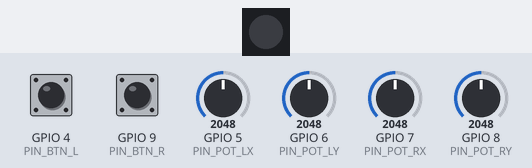
Bench run of a program on a simulated ESP32-S3. Shown: 1 RGB LEDs in strip order, left to right. Inputs (shaded band) come from the test bench; at power-on: GPIO 4 (PIN_BTN_L) HIGH, GPIO 5 (PIN_POT_LX) = 2048, GPIO 6 (PIN_POT_LY) = 2048, GPIO 7 (PIN_POT_RX) = 2048, GPIO 8 (PIN_POT_RY) = 2048, GPIO 9 (PIN_BTN_R) HIGH. Dim RGB values are drawn brighter than linear; what the program prints to the serial monitor is not drawn.

Above: at 0.1 s.
At 0.6 s:
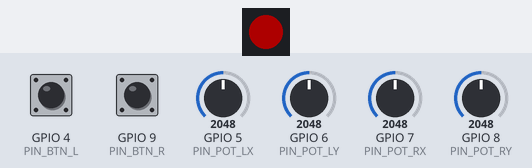
At 4.5 s:
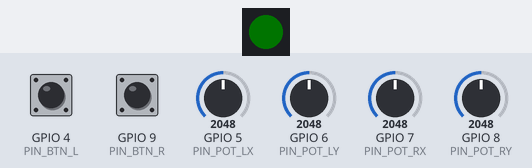
Timing chart, 0 to 6.0 s (numbered marks = the images above):
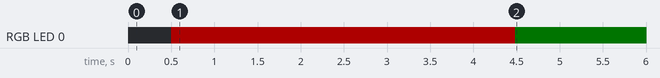

The program:

main.cpp
```cpp
#include <Arduino.h>
#include <Adafruit_NeoPixel.h>
#include <esp_now.h>
#include <WiFi.h>
#include "Joystick.h"
#include "DefaultEspAntenna.h"

// --- AYARLAR ---
#define PIN_BTN_L  4  // Sol Buton Pin 4
#define PIN_BTN_R  9  // Sağ Buton Pin 9

#define PIN_POT_LX 5 // Sol Joystick X Pin
#define PIN_POT_LY 6 // Sol Joystick Y Pin

#define PIN_POT_RX 7 // Sağ Joystick X Pin
#define PIN_POT_RY 8 // Sağ Joystick Y Pin

#define LED_PIN   48
#define LED_COUNT 1

Joystick joy1(PIN_POT_LX, PIN_POT_LY, PIN_POT_RX, PIN_POT_RY, PIN_BTN_L, PIN_BTN_R);

uint8_t broadcastAddress[] = {0xFF, 0xFF, 0xFF, 0xFF, 0xFF, 0xFF};
DefaultEspAntenna radio(broadcastAddress, true);
Adafruit_NeoPixel rgb(LED_COUNT, LED_PIN, NEO_GRB + NEO_KHZ800);

typedef struct DronePacket {
    int lx; int ly;
    int rx; int ry;
    int sw;
} DronePacket;

DronePacket myData;

void setup() {
    Serial.begin(115200);
    joy1.begin();
    rgb.begin(); rgb.setBrightness(50); rgb.show();

    Serial.println("Radyo Baslatiliyor...");
    if (radio.begin()) Serial.println("✅ OK");
    else { Serial.println("❌ FAIL"); while(1); }
    delay(500);

    Serial.println("Kalibrasyon (3 Sn)... DOKUNMA!");
    rgb.setPixelColor(0, 255, 0, 0); rgb.show();
    joy1.calibrate();

    rgb.setPixelColor(0, 0, 255, 0); rgb.show();
    Serial.println("--- KUMANDA HAZIR ---");
}

void loop() {
    myData.lx = joy1.getLX();
    myData.ly = joy1.getLY();
    myData.rx = joy1.getRX();
    myData.ry = joy1.getRY();
    myData.sw = joy1.getToggleState() ? 1 : 0;

    esp_now_send(broadcastAddress, (uint8_t *) &myData, sizeof(myData));

    if(myData.sw) rgb.setPixelColor(0, 50, 0, 0);
    else rgb.setPixelColor(0, 0, 10, 0);
    rgb.show();

    static unsigned long t = 0;
    if (millis() - t > 200) {
        t = millis();
        joy1.printDebug();
    }
    delay(4);
}
```

Antenna.h
```cpp
#ifndef ANTENNA_H
#define ANTENNA_H

#include <Arduino.h>
#include <SPI.h>
#include <RF24.h>

class Antenna {
private:
    RF24* radio;
    int cePin;
    int csnPin;

public:
    Antenna(int ce, int csn);
    bool begin();
    bool send(byte data);
    void showDetails();
    void testConnection();
};

#endif
```

DefaultEspAntenna.h
```cpp
#ifndef DEFAULT_ESP_ANTENNA_H
#define DEFAULT_ESP_ANTENNA_H

#include <Arduino.h>
#include <WiFi.h>
#include <esp_now.h>

class DefaultEspAntenna {
public:
    DefaultEspAntenna(const uint8_t peerMac[6], bool isSender);

    bool begin();

    bool sendByte(uint8_t data);
    bool isAvailable() const;
    uint8_t readByte();

    bool send(const void* data, size_t len);

private:
    bool sender;
    uint8_t peer[6];

    static volatile bool hasData;
    static volatile uint8_t lastByte;
    static DefaultEspAntenna* instance;

    static void onReceive(const uint8_t* mac, const uint8_t* data, int len);
};

#endif
```

Joystick.h
```cpp
#ifndef JOYSTICK_H
#define JOYSTICK_H

#include <Arduino.h>

class Joystick {
private:
    int pinLX, pinLY;
    int pinRX, pinRY;
    int pinSwL, pinSwR;

    bool isArmed;
    int lastButtonState;
    unsigned long lastDebounceTime;

    // Deadzone
    int lxMinDead, lxMaxDead;
    int lyMinDead, lyMaxDead;
    int rxMinDead, rxMaxDead;
    int ryMinDead, ryMaxDead;

    // MedianFilter history
    int historyLX[3]; int historyLY[3];
    int historyRX[3]; int historyRY[3];

    int readRaw(int pin);
    int getFilteredRaw(int pin, int* history);

public:
    Joystick(int lx, int ly, int rx, int ry, int swL, int swR);

    void begin();
    void calibrate();

    int getLX(); int getLY();
    int getRX(); int getRY();

    bool getToggleState();
    void printDebug();
};

#endif
```

Antenna.cpp
```cpp
#include "Antenna.h"

const uint8_t address[5] = { 0x12, 0x34, 0x56, 0x78, 0x90 };

Antenna::Antenna(int ce, int csn) {
    this->cePin = ce;
    this->csnPin = csn;
    this->radio = new RF24(cePin, csnPin);
}

bool Antenna::begin() {
    if (!radio->begin()) return false;

    radio->setPALevel(RF24_PA_MIN);
    radio->setDataRate(RF24_250KBPS);
    radio->setChannel(108);
    radio->setAutoAck(false);
    radio->disableDynamicPayloads();
    radio->setPayloadSize(1);

    radio->openWritingPipe(address);

    radio->stopListening();
    return true;
}
bool Antenna::send(byte data) { return radio->write(&data, sizeof(data)); }
void Antenna::showDetails() { radio->printDetails(); }
void Antenna::testConnection() {}
```

DefaultEspAntenna.cpp
```cpp
#include "DefaultEspAntenna.h"

volatile bool DefaultEspAntenna::hasData = false;
volatile uint8_t DefaultEspAntenna::lastByte = 0;
DefaultEspAntenna* DefaultEspAntenna::instance = nullptr;

DefaultEspAntenna::DefaultEspAntenna(const uint8_t peerMac[6], bool isSender)
    : sender(isSender) {
    memcpy(peer, peerMac, 6);
}

bool DefaultEspAntenna::begin() {
    WiFi.mode(WIFI_STA);
    if (esp_now_init() != ESP_OK) {
        Serial.println("ESP-NOW init FAILED");
        return false;
    }

    instance = this;

    if (sender) {
        esp_now_peer_info_t peerInfo = {};
        memcpy(peerInfo.peer_addr, peer, 6);
        peerInfo.channel = 0;
        peerInfo.encrypt = false;

        if (esp_now_add_peer(&peerInfo) != ESP_OK) {
            Serial.println("Peer eklenemedi");
            return false;
        }
    } else {
        esp_now_register_recv_cb(DefaultEspAntenna::onReceive);
    }

    Serial.print("ESP-NOW Basarili. MAC: ");
    Serial.println(WiFi.macAddress());
    return true;
}


bool DefaultEspAntenna::sendByte(uint8_t data) {
    return send(&data, sizeof(data));
}


bool DefaultEspAntenna::send(const void* data, size_t len) {
    if (!sender) return false;
    esp_err_t res = esp_now_send(peer, (uint8_t*)data, len);
    return res == ESP_OK;
}

bool DefaultEspAntenna::isAvailable() const {
    return hasData;
}

uint8_t DefaultEspAntenna::readByte() {
    hasData = false;
    return lastByte;
}

void DefaultEspAntenna::onReceive(const uint8_t* /*mac*/, const uint8_t* data, int len) {
    if (len <= 0) return;
    lastByte = data[0];
    hasData = true;
}
```

Joystick.cpp
```cpp
#include "Joystick.h"

// ADC border
#define MIN_RAW 0
#define MAX_RAW 4095

// Output border (-500 / +500)
#define OUT_MIN -500
#define OUT_MAX 500

int mapSmart(int val, int minDead, int maxDead) {
    if (val >= minDead && val <= maxDead) return 0; // deadzone

    if (val < minDead) {
        return map(val, MIN_RAW, minDead, OUT_MIN, 0);
    } else {
        return map(val, maxDead, MAX_RAW, 0, OUT_MAX);
    }
}

Joystick::Joystick(int lx, int ly, int rx, int ry, int swL, int swR) {
    this->pinLX = lx; this->pinLY = ly;
    this->pinRX = rx; this->pinRY = ry;
    this->pinSwL = swL; this->pinSwR = swR;

    this->isArmed = false;
    this->lastButtonState = HIGH;
    this->lastDebounceTime = 0;

    // Varsayılan Deadzone
    lxMinDead=1800; lxMaxDead=2200;
    lyMinDead=1800; lyMaxDead=2200;
    rxMinDead=1800; rxMaxDead=2200;
    ryMinDead=1800; ryMaxDead=2200;

    for(int i=0; i<3; i++) {
        historyLX[i]=0; historyLY[i]=0;
        historyRX[i]=0; historyRY[i]=0;
    }
}

void Joystick::begin() {
    pinMode(pinLX, INPUT); pinMode(pinLY, INPUT);
    pinMode(pinRX, INPUT); pinMode(pinRY, INPUT);
    pinMode(pinSwL, INPUT_PULLUP);
    pinMode(pinSwR, INPUT_PULLUP);
}

int Joystick::readRaw(int pin) {
    long t = 0;
    for (int i = 0; i < 5; i++) { t += analogRead(pin); delayMicroseconds(10); }
    return (int)(t / 5);
}

int Joystick::getFilteredRaw(int pin, int* history) {
    int val = readRaw(pin);
    history[0] = history[1]; history[1] = history[2]; history[2] = val;
    int tmp[3] = {history[0], history[1], history[2]};
    if (tmp[0]>tmp[1]) { int t=tmp[0]; tmp[0]=tmp[1]; tmp[1]=t; }
    if (tmp[1]>tmp[2]) { int t=tmp[1]; tmp[1]=tmp[2]; tmp[2]=t; }
    if (tmp[0]>tmp[1]) { int t=tmp[0]; tmp[0]=tmp[1]; tmp[1]=t; }
    return tmp[1];
}

void Joystick::calibrate() {
    for(int k=0; k<20; k++) {
         getFilteredRaw(pinLX, historyLX); getFilteredRaw(pinLY, historyLY);
         getFilteredRaw(pinRX, historyRX); getFilteredRaw(pinRY, historyRY);
         delay(10);
    }

    Serial.println("--- KALIBRASYON (3 Sn) ---");
    int minLX=5000, maxLX=0; int minLY=5000, maxLY=0;
    int minRX=5000, maxRX=0; int minRY=5000, maxRY=0;

    for(int i=0; i<300; i++) {
        int vLX = getFilteredRaw(pinLX, historyLX);
        int vLY = getFilteredRaw(pinLY, historyLY);
        int vRX = getFilteredRaw(pinRX, historyRX);
        int vRY = getFilteredRaw(pinRY, historyRY);

        if(vLX<minLX) minLX=vLX; if(vLX>maxLX) maxLX=vLX;
        if(vLY<minLY) minLY=vLY; if(vLY>maxLY) maxLY=vLY;
        if(vRX<minRX) minRX=vRX; if(vRX>maxRX) maxRX=vRX;
        if(vRY<minRY) minRY=vRY; if(vRY>maxRY) maxRY=vRY;
        if(i%30==0) Serial.print(".");
        delay(10);
    }
    Serial.println("\n--- BITTI ---");

    int k = 60;
    lxMinDead = minLX-k; lxMaxDead = maxLX+k;
    lyMinDead = minLY-k; lyMaxDead = maxLY+k;
    rxMinDead = minRX-k; rxMaxDead = maxRX+k;
    ryMinDead = minRY-k; ryMaxDead = maxRY+k;
}

int Joystick::getLX() {
    return -mapSmart(getFilteredRaw(pinLX, historyLX), lxMinDead, lxMaxDead);
}

int Joystick::getLY() {
    return -mapSmart(getFilteredRaw(pinLY, historyLY), lyMinDead, lyMaxDead);
}

int Joystick::getRX() {
    return -mapSmart(getFilteredRaw(pinRX, historyRX), rxMinDead, rxMaxDead);
}

int Joystick::getRY() {
    return mapSmart(getFilteredRaw(pinRY, historyRY), ryMinDead, ryMaxDead);
}

bool Joystick::getToggleState() {
    int sL = digitalRead(pinSwL);
    int sR = digitalRead(pinSwR);
    int state = (sL == LOW && sR == LOW) ? LOW : HIGH;

    if (state != lastButtonState) lastDebounceTime = millis();
    if ((millis() - lastDebounceTime) > 50) {
        static int stable = HIGH;
        if (state != stable) {
            stable = state;
            if (stable == LOW) isArmed = !isArmed;
        }
    }
    lastButtonState = state;
    return isArmed;
}

void Joystick::printDebug() {
    Serial.printf("SOL[X:%d Y:%d] | SAG[X:%d Y:%d] | ARM: %d\n",
                  getLX(), getLY(), getRX(), getRY(), isArmed);
}
```

Measured:
- by itself, RGB LED 0: off → RGB(50, 0, 0) at 0.50 s, → RGB(0, 1, 0) 4.0 s later
